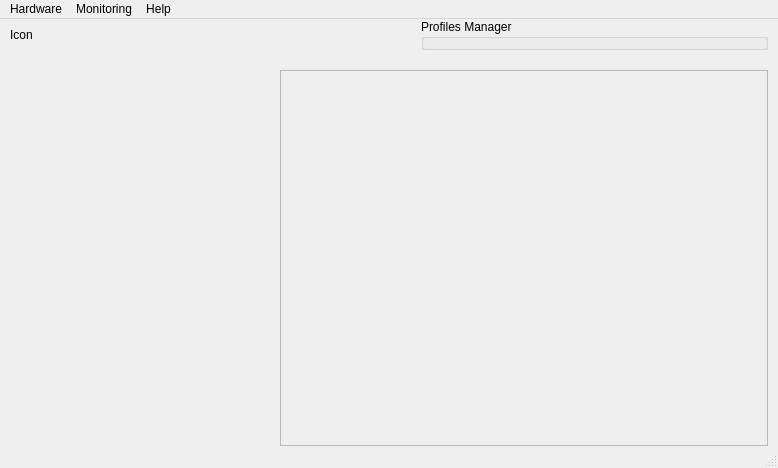
<?xml version="1.0" encoding="UTF-8"?>
<ui version="4.0">
 <class>MainWindow</class>
 <widget class="QMainWindow" name="MainWindow">
  <property name="geometry">
   <rect>
    <x>0</x>
    <y>0</y>
    <width>778</width>
    <height>468</height>
   </rect>
  </property>
  <property name="windowTitle">
   <string>MainWindow</string>
  </property>
  <widget class="QWidget" name="centralwidget">
   <property name="sizePolicy">
    <sizepolicy hsizetype="Preferred" vsizetype="Preferred">
     <horstretch>0</horstretch>
     <verstretch>0</verstretch>
    </sizepolicy>
   </property>
   <layout class="QGridLayout" name="gridLayout_2">
    <property name="leftMargin">
     <number>10</number>
    </property>
    <property name="topMargin">
     <number>0</number>
    </property>
    <property name="rightMargin">
     <number>10</number>
    </property>
    <property name="bottomMargin">
     <number>0</number>
    </property>
    <property name="spacing">
     <number>20</number>
    </property>
    <item row="0" column="0" colspan="2">
     <layout class="QHBoxLayout" name="top_layout_for_boardinfo" stretch="0,1,1">
      <item>
       <widget class="QLabel" name="icon">
        <property name="sizePolicy">
         <sizepolicy hsizetype="Fixed" vsizetype="Preferred">
          <horstretch>0</horstretch>
          <verstretch>0</verstretch>
         </sizepolicy>
        </property>
        <property name="text">
         <string>Icon</string>
        </property>
       </widget>
      </item>
      <item>
       <widget class="QWidget" name="serial_panel" native="true">
        <property name="sizePolicy">
         <sizepolicy hsizetype="Preferred" vsizetype="Fixed">
          <horstretch>0</horstretch>
          <verstretch>0</verstretch>
         </sizepolicy>
        </property>
        <layout class="QVBoxLayout" name="verticalLayout_3"/>
       </widget>
      </item>
      <item>
       <widget class="QGroupBox" name="groupBox_profilemanager">
        <property name="sizePolicy">
         <sizepolicy hsizetype="Preferred" vsizetype="Fixed">
          <horstretch>0</horstretch>
          <verstretch>0</verstretch>
         </sizepolicy>
        </property>
        <property name="title">
         <string>Profiles Manager</string>
        </property>
       </widget>
      </item>
     </layout>
    </item>
    <item row="1" column="0">
     <widget class="QFrame" name="sideMenuFrame">
      <property name="sizePolicy">
       <sizepolicy hsizetype="Preferred" vsizetype="Preferred">
        <horstretch>0</horstretch>
        <verstretch>0</verstretch>
       </sizepolicy>
      </property>
      <property name="minimumSize">
       <size>
        <width>250</width>
        <height>0</height>
       </size>
      </property>
      <property name="layoutDirection">
       <enum>Qt::LayoutDirection::LeftToRight</enum>
      </property>
      <layout class="QVBoxLayout" name="verticalLayout">
       <property name="topMargin">
        <number>0</number>
       </property>
       <property name="bottomMargin">
        <number>0</number>
       </property>
       <item>
        <spacer name="verticalSpacer">
         <property name="orientation">
          <enum>Qt::Orientation::Vertical</enum>
         </property>
         <property name="sizeHint" stdset="0">
          <size>
           <width>20</width>
           <height>40</height>
          </size>
         </property>
        </spacer>
       </item>
      </layout>
     </widget>
    </item>
    <item row="1" column="1">
     <widget class="QStackedWidget" name="content_stack">
      <property name="sizePolicy">
       <sizepolicy hsizetype="Preferred" vsizetype="Expanding">
        <horstretch>0</horstretch>
        <verstretch>0</verstretch>
       </sizepolicy>
      </property>
      <property name="frameShape">
       <enum>QFrame::Shape::StyledPanel</enum>
      </property>
      <property name="frameShadow">
       <enum>QFrame::Shadow::Raised</enum>
      </property>
      <property name="lineWidth">
       <number>1</number>
      </property>
     </widget>
    </item>
   </layout>
  </widget>
  <widget class="QMenuBar" name="menubar">
   <property name="geometry">
    <rect>
     <x>0</x>
     <y>0</y>
     <width>778</width>
     <height>21</height>
    </rect>
   </property>
   <widget class="QMenu" name="menuHelp">
    <property name="title">
     <string>Help</string>
    </property>
    <widget class="QMenu" name="menuLanguage">
     <property name="title">
      <string>Language</string>
     </property>
     <addaction name="separator"/>
    </widget>
    <addaction name="actionErrors"/>
    <addaction name="actionActive_features"/>
    <addaction name="actionActive_threads"/>
    <addaction name="actionDebug_mode"/>
    <addaction name="actionUpdates"/>
    <addaction name="menuLanguage"/>
    <addaction name="actionAbout"/>
   </widget>
   <widget class="QMenu" name="menuSettings">
    <property name="title">
     <string>Hardware</string>
    </property>
    <addaction name="actionDFU_Uploader"/>
    <addaction name="separator"/>
    <addaction name="actionReset_Factory_Config"/>
    <addaction name="actionSave_chip_config"/>
    <addaction name="actionRestore_chip_config"/>
    <addaction name="separator"/>
    <addaction name="actionReboot"/>
   </widget>
   <widget class="QMenu" name="menuMonitoring">
    <property name="title">
     <string>Monitoring</string>
    </property>
    <addaction name="actionEffectsMonitor"/>
    <addaction name="actionEffects_forces"/>
   </widget>
   <addaction name="menuSettings"/>
   <addaction name="menuMonitoring"/>
   <addaction name="menuHelp"/>
  </widget>
  <widget class="QStatusBar" name="statusbar"/>
  <action name="actionAbout">
   <property name="text">
    <string>About</string>
   </property>
  </action>
  <action name="actionFFB_Wheel_TMC_wizard">
   <property name="text">
    <string>FFB Wheel TMC</string>
   </property>
  </action>
  <action name="actionDFU_Uploader">
   <property name="enabled">
    <bool>true</bool>
   </property>
   <property name="text">
    <string>Firmware Update...</string>
   </property>
  </action>
  <action name="actionSave_chip_config">
   <property name="enabled">
    <bool>false</bool>
   </property>
   <property name="text">
    <string>Save chip config</string>
   </property>
  </action>
  <action name="actionRestore_chip_config">
   <property name="enabled">
    <bool>false</bool>
   </property>
   <property name="text">
    <string>Load chip config</string>
   </property>
  </action>
  <action name="actionErrors">
   <property name="enabled">
    <bool>true</bool>
   </property>
   <property name="text">
    <string>Logs, Errors...</string>
   </property>
   <property name="iconText">
    <string>Logs, Errors</string>
   </property>
   <property name="toolTip">
    <string>Logs, Errors</string>
   </property>
  </action>
  <action name="actionActive_features">
   <property name="enabled">
    <bool>false</bool>
   </property>
   <property name="text">
    <string>Active features</string>
   </property>
  </action>
  <action name="actionToggle_dark_mode">
   <property name="text">
    <string>toggle dark mode</string>
   </property>
  </action>
  <action name="actionReboot">
   <property name="enabled">
    <bool>false</bool>
   </property>
   <property name="text">
    <string>Reboot</string>
   </property>
  </action>
  <action name="actionReset_Factory_Config">
   <property name="enabled">
    <bool>false</bool>
   </property>
   <property name="text">
    <string>Reset factory config</string>
   </property>
  </action>
  <action name="actionEffectsMonitor">
   <property name="enabled">
    <bool>false</bool>
   </property>
   <property name="text">
    <string>Effect stats</string>
   </property>
  </action>
  <action name="actionEffects_forces">
   <property name="enabled">
    <bool>false</bool>
   </property>
   <property name="text">
    <string>Effect live forces</string>
   </property>
  </action>
  <action name="actionAdvanced_tweaks">
   <property name="text">
    <string>Encoder tuning...</string>
   </property>
  </action>
  <action name="actionUpdates">
   <property name="text">
    <string>Updates</string>
   </property>
  </action>
  <action name="actionDebug_mode">
   <property name="checkable">
    <bool>true</bool>
   </property>
   <property name="checked">
    <bool>false</bool>
   </property>
   <property name="enabled">
    <bool>false</bool>
   </property>
   <property name="text">
    <string>Debug mode</string>
   </property>
  </action>
  <action name="actionDefault">
   <property name="text">
    <string>Default</string>
   </property>
  </action>
  <action name="actionActive_threads">
   <property name="enabled">
    <bool>false</bool>
   </property>
   <property name="text">
    <string>Active threads</string>
   </property>
  </action>
 </widget>
 <resources/>
 <connections/>
</ui>
